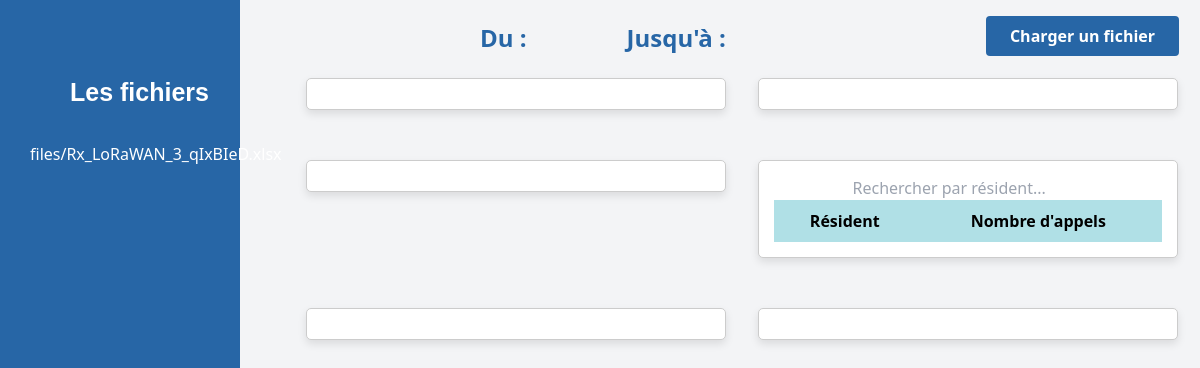
/dashboard/ (signed in), run on an earlier commit of the app's database.
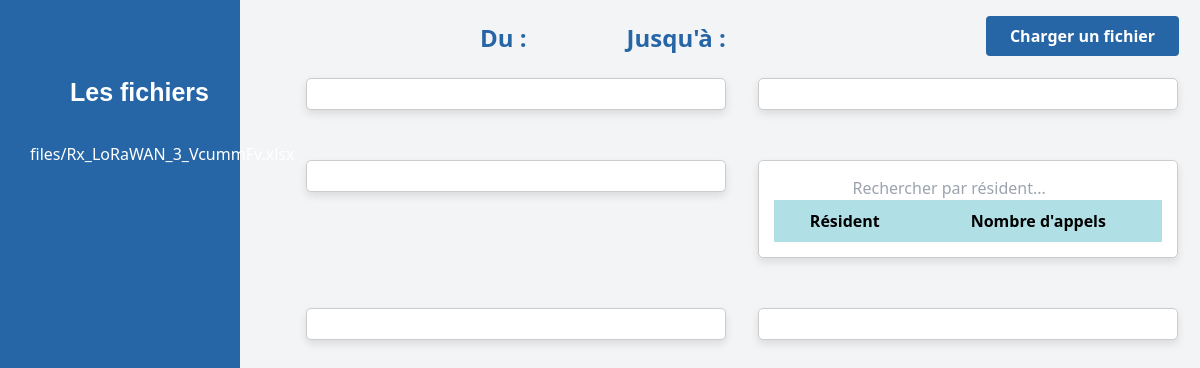
And on a later commit of the database.
### monsite/models.py (models this page shows)
class File(models.Model):
    start_date = models.CharField(max_length=50)
    end_date = models.CharField(max_length=50)
    file = models.FileField(upload_to='files/')

### monsite/views.py (the view)
def dash(request):
    files = File.objects.all()
    excel_data = []
    graph_html = ''
    graph_html3 = ''
    graph_calls_period_html = ''
    tableau_dynamique = None
    file_name = request.GET.get('file')
    start_date = request.GET.get('start_date')
    end_date = request.GET.get('end_date')
    print(start_date)
    print(end_date)
    if file_name:  # Check if file_name is not empty
        df1 = pd.read_excel("media/files/" + str(file_name), skiprows=1)
        excel_data.append(df1)
        for file in files:
            file.file = str(file.file).split('/')[-1] if '/' in str(file.file) else str(file.file).split('\\')[-1]
        combined_df = pd.concat(excel_data, ignore_index=True)
        combined_df['Day'] = combined_df['Date'].apply(lambda x: re.search(r'(\d+\s\w+)', x).group(0))
        combined_df['Time'] = combined_df['Date'].apply(lambda x: re.search(r'à\s(\d+:\d+)', x).group(1))
        combined_df['Sex'] = combined_df['Point d\'appel'].apply(extract_sex)
        combined_df['Time_Category'] = combined_df['Time'].apply(categorize_time)
        combined_df['Date'] = pd.to_datetime(combined_df['Date'], format='mixed', errors='coerce')
        calls_per_point_of_call = combined_df['Motif'].value_counts()
        graph_html3 = graphe3(calls_per_point_of_call)
        tableau_dynamique = creer_tableau_dynamique(combined_df)
        graph_html = plot_calls_per_day_and_time(combined_df)
        graph2_html=plot_time_vs_duration_scatter(combined_df)
        graph_html5=plot_calls_duration_ranges(combined_df)
        graph_html6=plot_calls_per_sex(combined_df)
        return render(request, 'stats.html', {'start_date' : start_date ,'end_date': end_date ,'files': files,'table_data': '', 'graph_html': graph_html, 'graph2_html': graph2_html, 'graph_calls_period_html': graph_calls_period_html,
                                               'graph_html3': graph_html3,'tableau_dynamique':tableau_dynamique,'graph_html5':graph_html5,'graph_html6':graph_html6})
    else:
        return render(request, 'stats.html', {'files': files, 'table_data': [], 'graph_html': '',
                                               'graph_calls_period_html': '','tableau_dynamique':''})

### monsite/TimeoutLogoutMiddleware.py (called while the page is built, shortened)
    def __call__(self, request):
        response = self.get_response(request)
        if request.user.is_authenticated:
            last_activity_time_str = request.session.get('last_activity_time')
            request.session['last_activity_time'] = timezone.now().isoformat()
        else:
            if not request.resolver_match or request.resolver_match.url_name != 'login':
                return redirect('login')  # Change 'login' to your login URL name
        return response

### templates/stats.html (shortened to what this page needs)
<!DOCTYPE html>
<html lang="fr">
<head>
    <link href="https://cdn.jsdelivr.net/npm/tailwindcss@2.2.19/dist/tailwind.min.css" rel="stylesheet">
    {% load static %}
    <link rel="stylesheet" type="text/css" href="{% static 'css/stats.css' %}">
    <link rel="stylesheet" href="https://code.jquery.com/ui/1.12.1/themes/base/jquery-ui.css">
    <link href="https://cdnjs.cloudflare.com/ajax/libs/font-awesome/6.0.0-beta3/css/all.min.css" rel="stylesheet">
</head>
<body class="bg-gray-100">
    <div class="dates">
        <p>Du : {{ start_date }}</p>
        <p>Jusqu'à : {{ end_date }}</p>
    </div>
    <div class="sidebar">
        <ul class="text-white">
            <p class="files-heading">Les fichiers</p>
            {% for file in files %}
            <li class="file-button">
                <span style="display: inline-block;">
                    <a href="{% url 'dash' %}?file={{ file.file }}&start_date={{ file.start_date }}&end_date={{ file.end_date }}">
                        <span class="filename">{{ file.file }}</span>
                    </a>
                </span>
            {% endfor %}
        </ul>
    </div>
    <div class="absolute top-0 right-0 mt-4 mr-4">
         <a href="upload">
          <button type="submit" style="
          background-color: #2766A6;
          transition: background-color 0.3s;
          margin-right: 5px;
        "
        class="text-white font-bold py-2 px-6 rounded"
        type="submit"
        onmouseover="this.style.backgroundColor='#3A92C5'"
        onmouseout="this.style.backgroundColor='#2766A6'">
            Charger un fichier
          </button>
        </a>
      </div>
    <div class="flex flex-wrap justify-center mt-12">
        <div class="card mx-4 ml-custom">
        </div>
        <div class="card mx-4">
        </div>
        <div class="card mx-4 ml-custom">
        </div>
        <div class="card mx-4" style="overflow-x: auto;text-align: center;">
            <input type="text" id="searchInput" onkeyup="searchTable()" placeholder="Rechercher par résident...">
            <div style="max-height: 420px; overflow-y: auto;">
                <table border="1" id="residentTable">
                    <thead>
                        <tr>
                            <th>Résident</th>
                            <th>Nombre d'appels</th>
                        </tr>
                    </thead>
                </table>
            </div>
        </div>
        <div class="card mx-4 ml-custom">
        </div>
        <div class="card mx-4 ">
        </div>
    </div>
</body>
</html>

### static/css/stats.css (style rules this page uses)
.sidebar ul { list-style-type: none; padding-left: 0; padding:10%; }
.sidebar li { margin-bottom: 10px; }
.dates { position: absolute; top: 20px; left: 40%; z-index: 1000; height: auto; color: #2766A6; display: flex; justify-content: space-between; gap: 100px; font-weight: bold; font-size: 24px; }
.dates p { margin: 0; }
.card { width: 35%; height:100%; margin-top: 30px; margin-bottom: 20px; padding:10%; background-color: #E9E6E6; border-radius: 8px; box-shadow: 0 4px 6px rgba(0, 0, 0, 0.1); }
.sidebar { background-color: #2766A6; width: calc(100vw /5); height: 100vh; position: fixed; left: 0; top: 0; padding-top: 50px; }
.sidebar ul { list-style-type: none; padding-left: 20px; }
.card { border: 1px solid #ccc; border-radius: 5px; padding: 15px; background-color: #fff; box-shadow: 0 4px 8px rgba(0, 0, 0, 0.1); margin-bottom: 20px; }
table { border-collapse: collapse; width: 100%; }
th, td { border: 1px solid #B0E0E6; padding: 8px; text-align: center; }
th { background-color: #B0E0E6; }
.ml-custom { margin-left: 300px; }
.sidebar p { color: white; font-weight: bold; font-size: 25px; margin-bottom: 20px; padding-left: 50px; font-family: Arial, sans-serif; }
.file-button a { display: block; padding: 10px; color: white; text-decoration: none; border-radius: 5px; }

What changed in the data, as far as the page shows it:
removed File: file "files/Rx_LoRaWAN_3_qIxBIeD.xlsx"
added File: file "files/Rx_LoRaWAN_3_VcummFv.xlsx"
